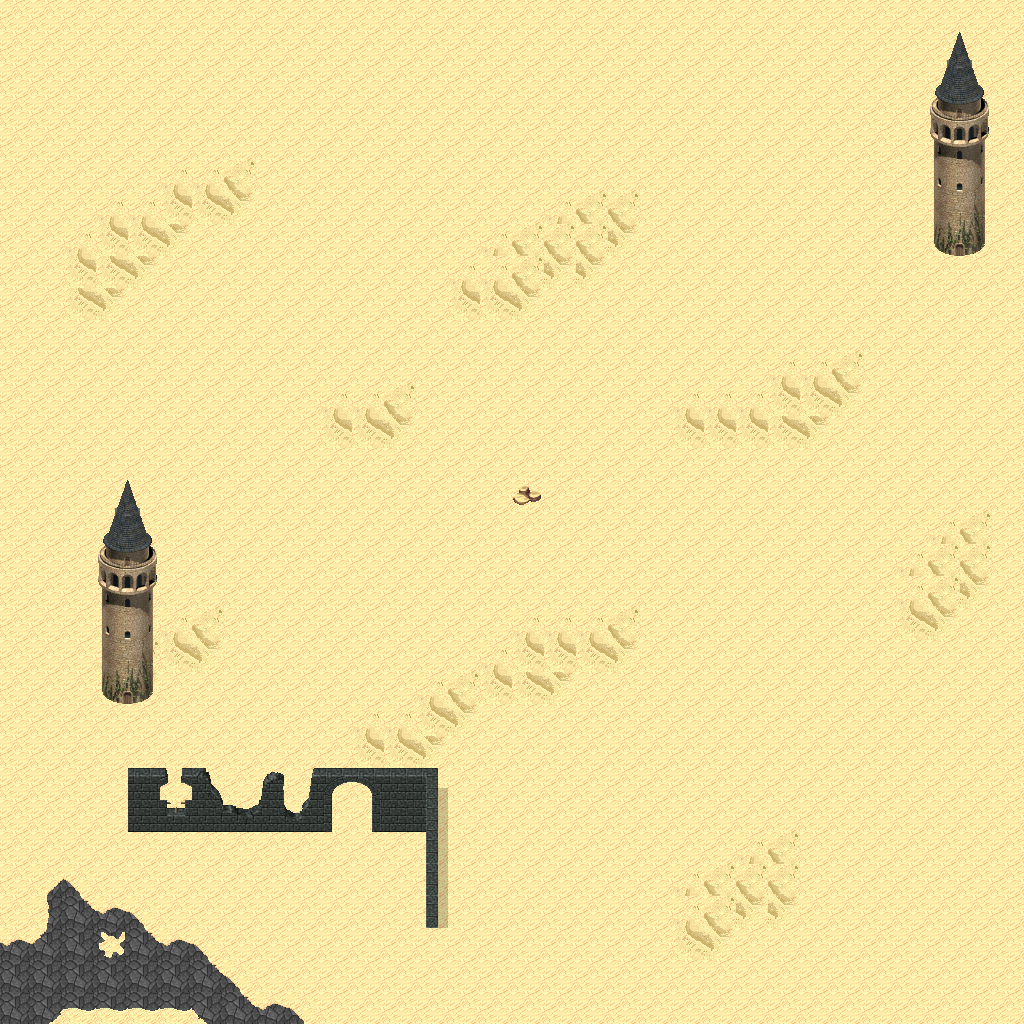

The image is a tile-based game level rendered from a .tmx file. Its description and source (layers, tilesets, objects; grid data summarised) follow:
An orthogonal 32x32 tile map with 32x32 px tiles, 5 tile layers (Ground, Objects, Objects2, Above, ...), 1 hidden layer not drawn, 14 tilesets.

<map version="1.10" tiledversion="1.11.0" orientation="orthogonal" renderorder="right-down" width="32" height="32" tilewidth="32" tileheight="32" infinite="0" nextlayerid="11" nextobjectid="1">
 <tileset firstgid="1" name="logic_collision" tilewidth="32" tileheight="32" tilecount="1" columns="1">
  <image source="../drawable/logic_collision.png" width="32" height="32" />
 </tileset>
 <tileset firstgid="2" name="ground_ground" tilewidth="32" tileheight="32" tilecount="33" columns="3">
  <image source="../drawable/ground_ground.png" width="96" height="352" />
 </tileset>
 <tileset firstgid="35" name="terrain_desert" tilewidth="32" tileheight="32" tilecount="88" columns="8">
  <image source="../drawable/terrain_desert.png" width="256" height="352" />
 </tileset>
 <tileset firstgid="123" name="building_stone_ruins" tilewidth="32" tileheight="32" tilecount="72" columns="6">
  <image source="../drawable/building_stone_ruins.png" width="192" height="384" />
 </tileset>
 <tileset firstgid="195" name="ground_sand_edges" tilewidth="32" tileheight="32" tilecount="15" columns="5">
  <image source="../drawable/ground_sand_edges.png" width="160" height="96" />
 </tileset>
 <tileset firstgid="210" name="ground_slate_tiles" tilewidth="32" tileheight="32" tilecount="15" columns="5">
  <image source="../drawable/ground_slate_tiles.png" width="160" height="96" />
 </tileset>
 <tileset firstgid="225" name="ground_sand_2" tilewidth="32" tileheight="32" tilecount="15" columns="5">
  <image source="../drawable/ground_sand_2.png" width="160" height="96" />
 </tileset>
 <tileset firstgid="240" name="plant_cactus_2" tilewidth="32" tileheight="32" tilecount="10" columns="5">
  <image source="../drawable/plant_cactus_2.png" width="160" height="64" />
 </tileset>
 <tileset firstgid="250" name="plant_round_cactuses" tilewidth="32" tileheight="32" tilecount="20" columns="10">
  <image source="../drawable/plant_round_cactuses.png" width="320" height="64" />
 </tileset>
 <tileset firstgid="270" name="plant_tree_banana_tree" tilewidth="32" tileheight="32" tilecount="40" columns="4">
  <image source="../drawable/plant_tree_banana_tree.png" width="128" height="320" />
 </tileset>
 <tileset firstgid="310" name="plant_tree_palm_tree" tilewidth="32" tileheight="32" tilecount="6" columns="2">
  <image source="../drawable/plant_tree_palm_tree.png" width="64" height="96" />
 </tileset>
 <tileset firstgid="316" name="plant_tree_palm_trees" tilewidth="32" tileheight="32" tilecount="40" columns="4">
  <image source="../drawable/plant_tree_palm_trees.png" width="128" height="320" />
 </tileset>
 <tileset firstgid="356" name="building_stone_tower" tilewidth="32" tileheight="32" tilecount="14" columns="2">
  <image source="../drawable/building_stone_tower.png" width="64" height="224" />
 </tileset>
 <tileset firstgid="370" name="plant_bush_large_green" tilewidth="32" tileheight="32" tilecount="9" columns="3">
  <image source="../drawable/plant_bush_large_green.png" width="96" height="96" />
 </tileset>
 <layer id="1" name="Ground" width="32" height="32">
  <data>[1024 cells, 1024 non-empty, 6 distinct tile ids]</data>
 </layer>
 <layer id="2" name="Objects" width="32" height="32">
  <data>[1024 cells, 45 non-empty, 25 distinct tile ids]</data>
 </layer>
 <layer id="3" name="Objects2" width="32" height="32">
  <data>[1024 cells, 0 non-empty, 0 distinct tile ids]</data>
 </layer>
 <layer id="4" name="Above" width="32" height="32">
  <data>[1024 cells, 29 non-empty, 18 distinct tile ids]</data>
 </layer>
 <layer id="5" name="Above2" width="32" height="32">
  <data>[1024 cells, 0 non-empty, 0 distinct tile ids]</data>
 </layer>
 <layer id="6" name="Walkable" width="32" height="32" visible="0">
  <data>[1024 cells, 20 non-empty, 1 distinct tile ids]</data>
 </layer>
 <objectgroup id="7" name="Mapevents" />
 <objectgroup id="8" name="Spawn" />
 <objectgroup id="9" name="Keys" />
 <objectgroup id="10" name="Replace" />
</map>
